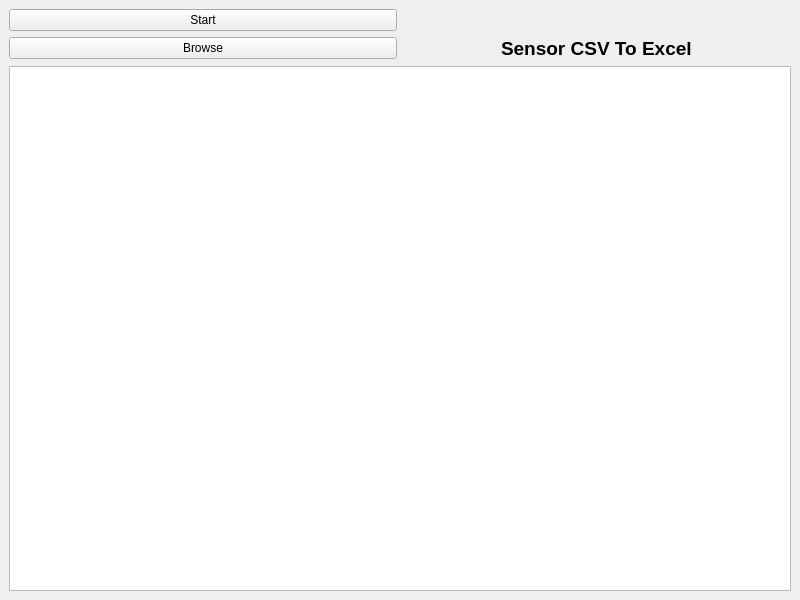
<?xml version="1.0" encoding="UTF-8"?>
<ui version="4.0">
 <class>MainWindow</class>
 <widget class="QMainWindow" name="MainWindow">
  <property name="geometry">
   <rect>
    <x>0</x>
    <y>0</y>
    <width>800</width>
    <height>600</height>
   </rect>
  </property>
  <property name="windowTitle">
   <string>MainWindow</string>
  </property>
  <widget class="QWidget" name="centralwidget">
   <layout class="QGridLayout" name="gridLayout">
    <item row="0" column="0">
     <layout class="QGridLayout" name="gridLayout_2">
      <item row="0" column="0">
       <widget class="QPushButton" name="start_button">
        <property name="toolTip">
         <string>Start The Program</string>
        </property>
        <property name="autoFillBackground">
         <bool>false</bool>
        </property>
        <property name="text">
         <string>Start</string>
        </property>
        <property name="autoDefault">
         <bool>false</bool>
        </property>
        <property name="default">
         <bool>false</bool>
        </property>
        <property name="flat">
         <bool>false</bool>
        </property>
       </widget>
      </item>
      <item row="2" column="0">
       <widget class="QPushButton" name="Br_button">
        <property name="toolTip">
         <string>Browse the File Location to Watch on</string>
        </property>
        <property name="text">
         <string>Browse</string>
        </property>
       </widget>
      </item>
      <item row="2" column="1" alignment="Qt::AlignHCenter">
       <widget class="QLabel" name="label">
        <property name="font">
         <font>
          <pointsize>14</pointsize>
          <weight>75</weight>
          <bold>true</bold>
         </font>
        </property>
        <property name="text">
         <string>Sensor CSV To Excel</string>
        </property>
       </widget>
      </item>
      <item row="3" column="0" colspan="2">
       <widget class="QTableWidget" name="tableWidget">
        <property name="editTriggers">
         <set>QAbstractItemView::NoEditTriggers</set>
        </property>
       </widget>
      </item>
     </layout>
    </item>
   </layout>
  </widget>
 </widget>
 <resources/>
 <connections/>
</ui>
